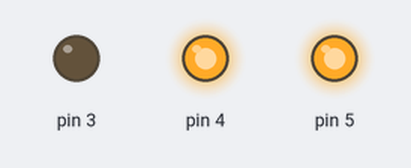
A sketch run on a simulated Arduino Uno, built with avr-gcc and run on an emulated ATmega328P. Shown: output pins drawn as LEDs (lit = HIGH).

Above: at 0.1 s.
Timing chart, 0 to 1.6 s (numbered marks = the images above):
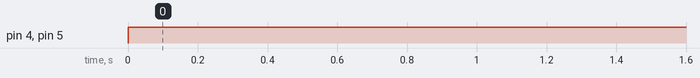

Measured:
- by itself, pin 4, pin 5: LOW → HIGH at 0.00 s

The sketch:

lab1_1.ino
```cpp
int switchState = 0;

void setup() {
  // put your setup code here, to run once:
  pinMode(2, INPUT);
  pinMode(3, OUTPUT);
  pinMode(4, OUTPUT);
  pinMode(5, OUTPUT);

}

void loop() {
  // put your main code here, to run repeatedly:
  if (switchState == LOW){
    digitalWrite(4, HIGH);
    digitalWrite(5, HIGH);
    digitalWrite(3, LOW);
  }else{
    digitalWrite(3,HIGH);
    delay(250); // 15초
    digitalWrite(3, LOW);
    delay(250);
  }
}
```
